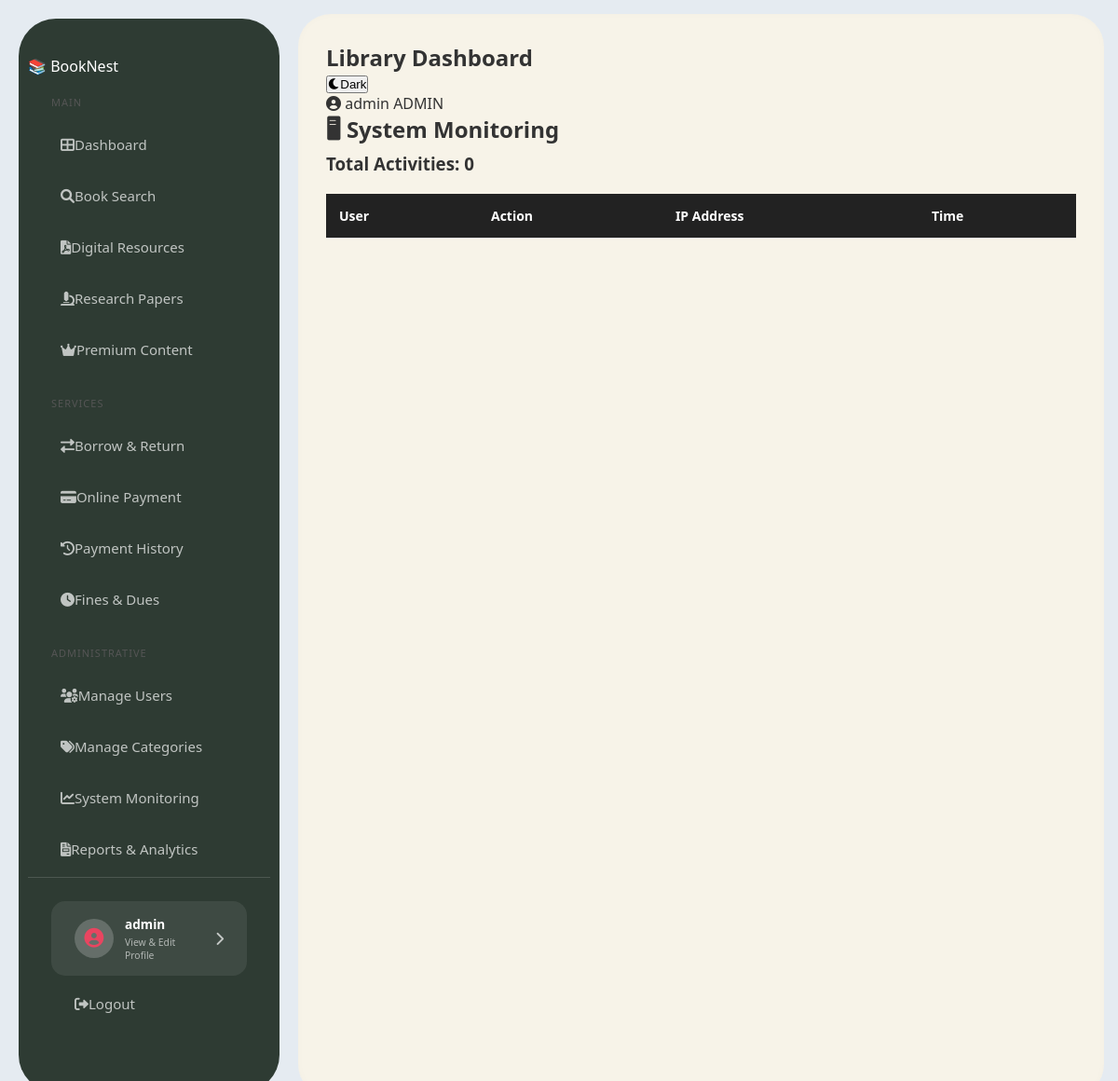
The app's page /system-monitoring/ (signed in), older data.
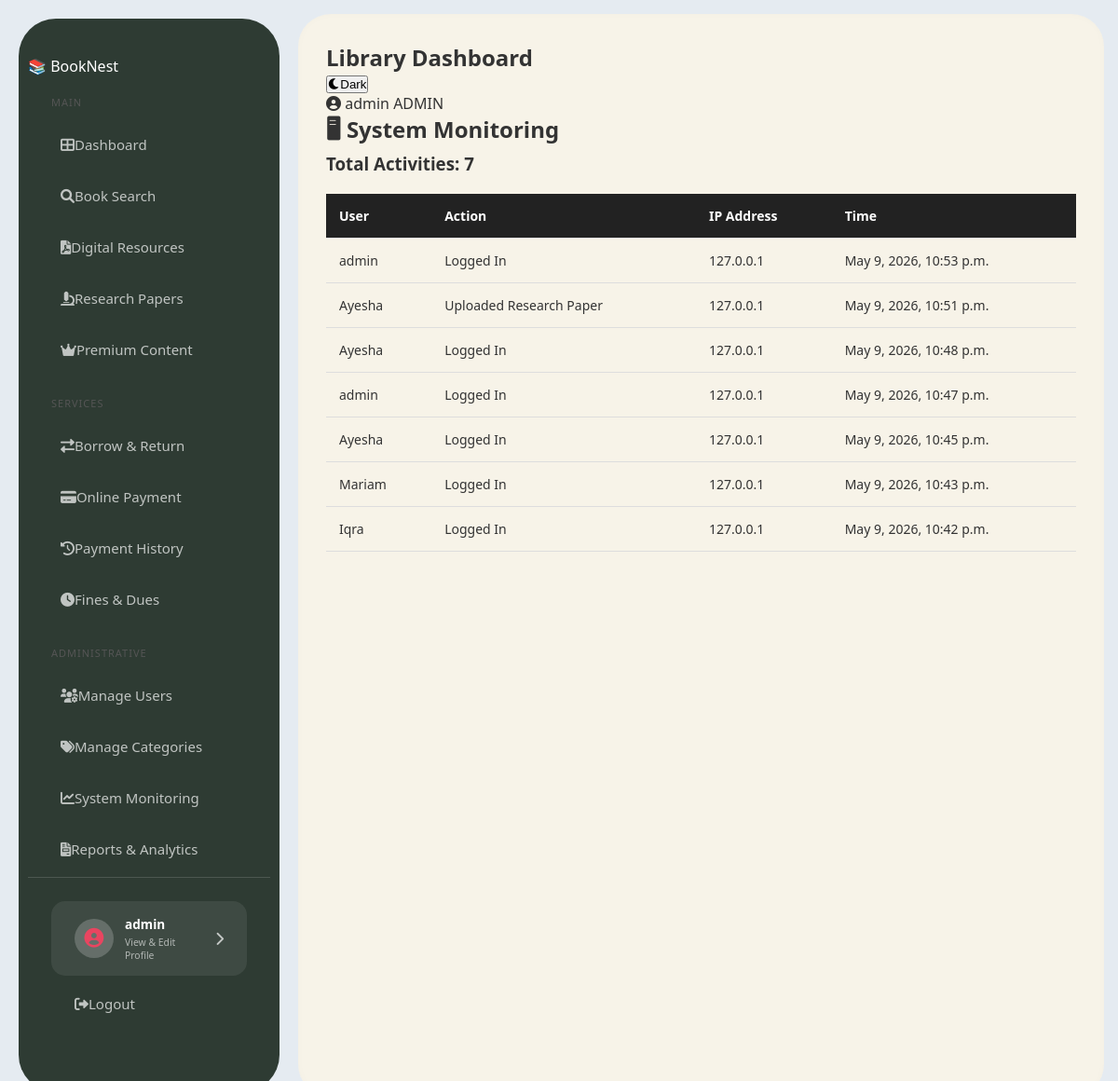
The same page, newer data.
### library/models.py (models this page shows, shortened)
class SystemLog(models.Model):
    user = models.ForeignKey(settings.AUTH_USER_MODEL, on_delete=models.CASCADE)
    action = models.CharField(max_length=255)
    ip_address = models.CharField(max_length=100)
    timestamp = models.DateTimeField(auto_now_add=True)

class User(AbstractUser):
    ADMIN = 'admin'
    LIBRARIAN = 'librarian'
    REGULAR_USER = 'user'
    ROLE_CHOICES = [
        (ADMIN, 'Administrator'),
        (LIBRARIAN, 'Librarian'),
        (REGULAR_USER, 'Regular User'),
    ]
    role = models.CharField(max_length=20, choices=ROLE_CHOICES, default=REGULAR_USER)
    phone = models.CharField(max_length=15, null=True, blank=True)
    profile_picture = models.ImageField(upload_to='profiles/', null=True, blank=True)
    date_of_birth = models.DateField(null=True, blank=True)
    bio = models.TextField(null=True, blank=True)
    def get_full_name(self):
        if self.first_name and self.last_name:
            return f"{self.first_name} {self.last_name}"
        return self.username

### library/views.py (the view)
# urls.py: path('system-monitoring/', views.system_monitoring, name='system_monitoring'),
@login_required
@user_passes_test(is_librarian_or_admin, login_url='/')
def system_monitoring(request):
    logs = SystemLog.objects.all().order_by('-timestamp')[:20]
    total_logs = SystemLog.objects.count()
    context = {
        'logs': logs,
        'total_logs': total_logs,
        'total_books': Book.objects.count(),
        'total_members': User.objects.filter(role=User.REGULAR_USER).count(),
        'active_borrows': Borrow.objects.filter(is_returned=False).count(),
        'returned_borrows': Borrow.objects.filter(is_returned=True).count(),
    }
    return render(request, 'library/system_monitoring.html', context)

### library/views.py (called while the page is built)
def is_librarian_or_admin(user):
    return user.is_authenticated and (
        user.role in [User.LIBRARIAN, User.ADMIN] or user.is_superuser
    )

### library/templates/library/system_monitoring.html
{% extends 'library/base.html' %}
{% block content %}
<div class="dashboard-container">
    <h2>🖥 System Monitoring</h2>
    <div class="stats-card">
        <h3>Total Activities: {{ total_logs }}</h3>
    </div>
    <table class="monitor-table">
        <tr>
            <th>User</th>
            <th>Action</th>
            <th>IP Address</th>
            <th>Time</th>
        </tr>
        {% for log in logs %}
        <tr>
            <td>{{ log.user.username }}</td>
            <td>{{ log.action }}</td>
            <td>{{ log.ip_address }}</td>
            <td>{{ log.timestamp }}</td>
        </tr>
        {% endfor %}
    </table>
</div>
{% endblock %}

Row changes from the older to the newer data that the page shows:
added SystemLog: user.username "admin", action "Logged In", ip_address "127.0.0.1", timestamp "May 9, 2026, 10:53 p.m."
added SystemLog: user.username "Ayesha", action "Uploaded Research Paper", ip_address "127.0.0.1", timestamp "May 9, 2026, 10:51 p.m."
added SystemLog: user.username "Ayesha", action "Logged In", ip_address "127.0.0.1", timestamp "May 9, 2026, 10:48 p.m."
added SystemLog: user.username "admin", action "Logged In", ip_address "127.0.0.1", timestamp "May 9, 2026, 10:47 p.m."
added SystemLog: user.username "Ayesha", action "Logged In", ip_address "127.0.0.1", timestamp "May 9, 2026, 10:45 p.m."
added SystemLog: user.username "Mariam", action "Logged In", ip_address "127.0.0.1", timestamp "May 9, 2026, 10:43 p.m."
added SystemLog: user.username "Iqra", action "Logged In", ip_address "127.0.0.1", timestamp "May 9, 2026, 10:42 p.m."
Text that changed along with them:
{{ total_logs }}: "0" → "7"
